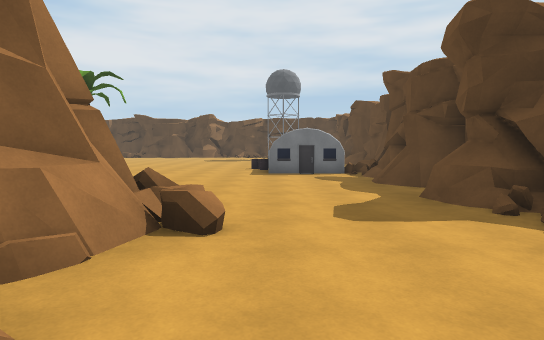
view 1 (above)

19 first-person views from a walk through a 3-D level made in the Unity game engine. The camera is 1.5 m above the floor, tilts 4° down and sees 75° across. The floor is counted in squares, 2 m on a side. Each view is taken from the middle of a square. On the plan, view 1 faces up. The plan holds only what a view shows up to about 11 squares ahead; the rest is blank. The place goes on beyond the plan.

view 2
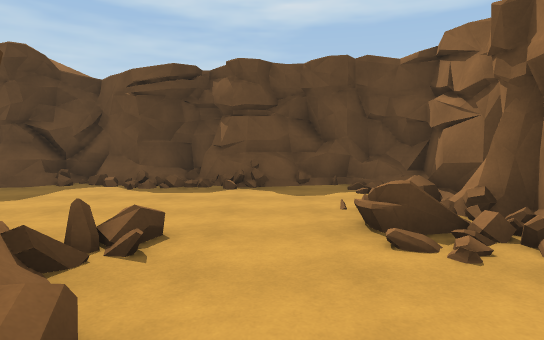

view 3
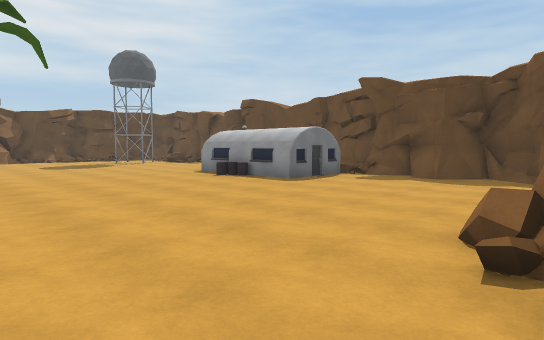

view 4
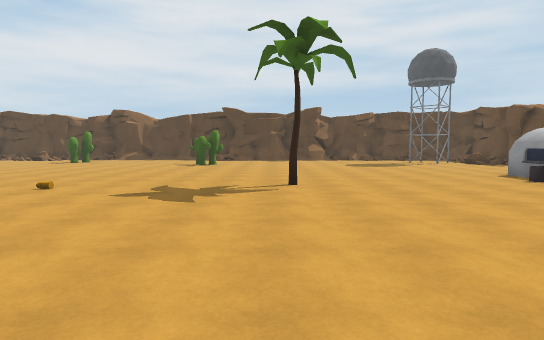

view 5
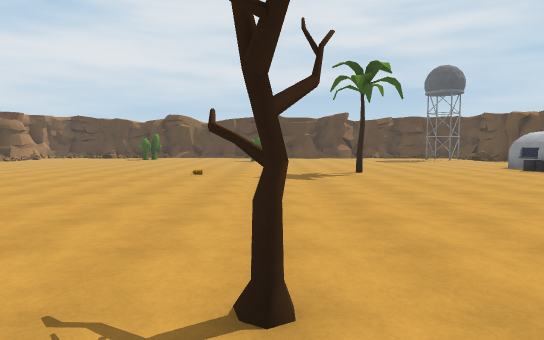

view 6
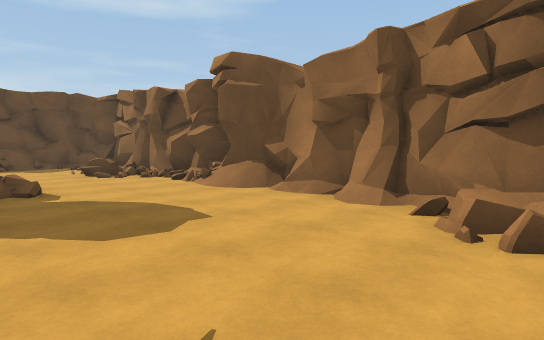

view 7
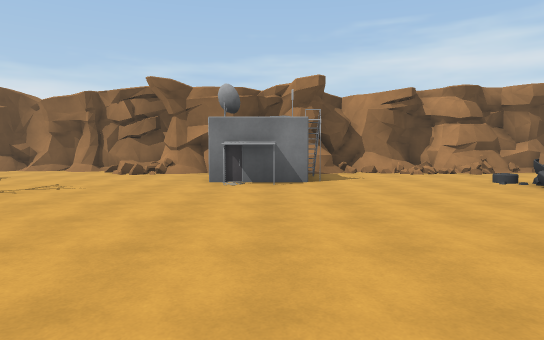

view 8
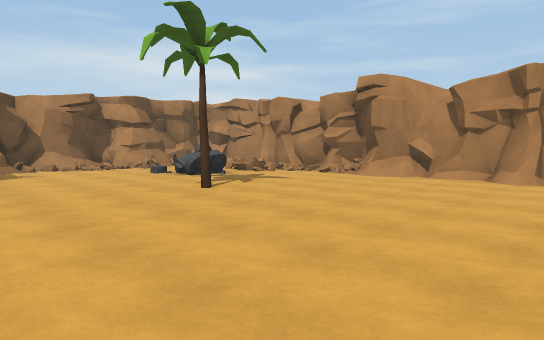

view 9
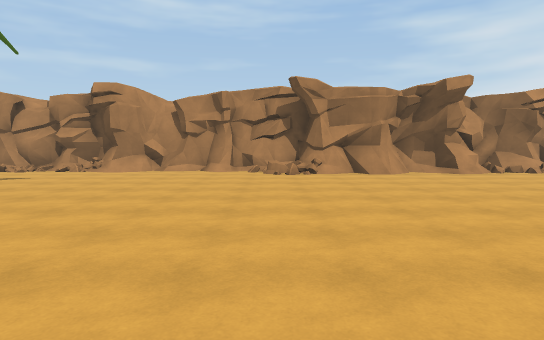

view 10
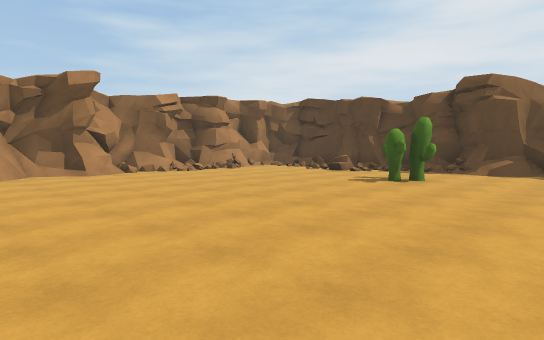

view 11
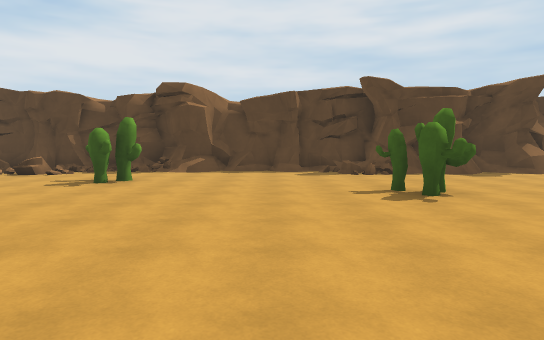

view 12
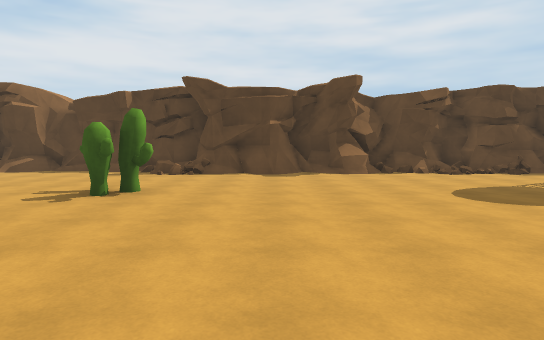

view 13
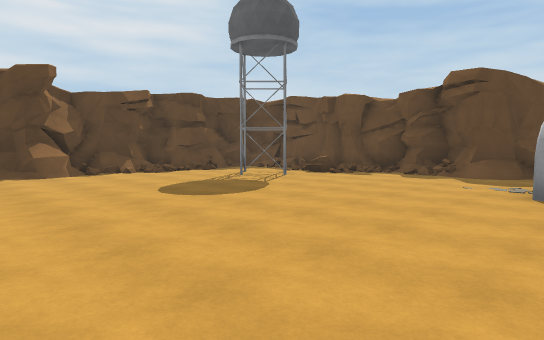

view 14
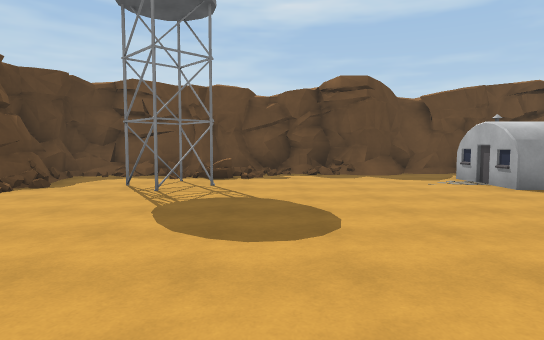

view 15
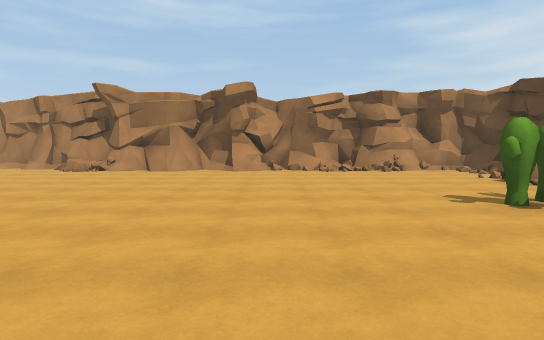

view 16
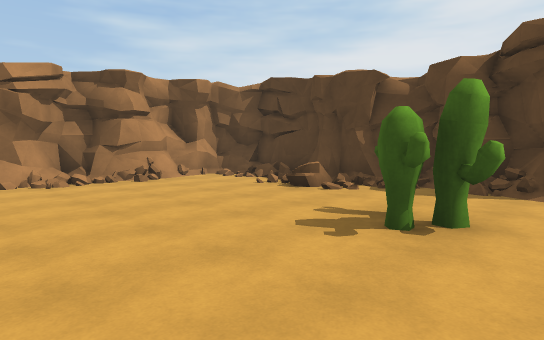

view 17
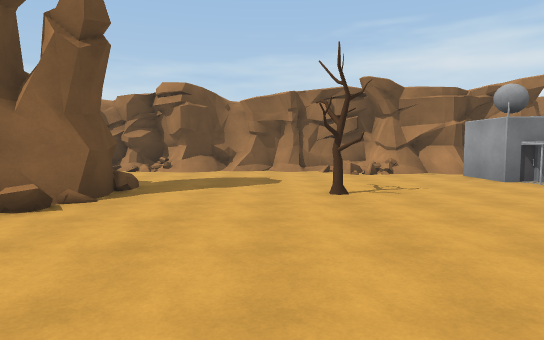

view 18
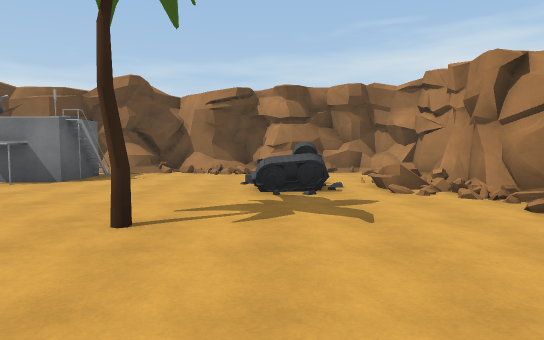

view 19
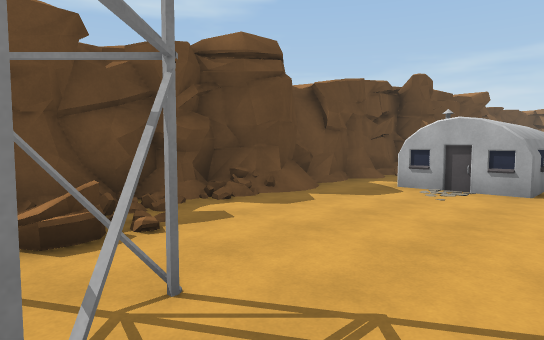

### Floor plan
Key: @ floor where view 1 was taken; # wall or solid block; . main floor; : floor 0.25 m higher than the main floor; / step, stairs or slope; = window, fence, low wall or low ledge; T tree; B building; A tank; C cactus.
Columns run from 22 left of view 1 to 4 right of it. Each row starts with its distance up from view 1.
 23      ##########
 22  ######//////#############
 21  #.. =/......=..=.....=..#
 20  #.....CC................#
 19  #=....CC.............####
 18  ##..........CC........#=##
 17  #............C........./##
 16  #......................./#
 15  #......................./#
 14  #......................./#
 13  #=...................BB./#
 12  #....................BBB/#
 11 ##..............T.....BB /#
 10 ##=.........:.........BBB##
  9 #/.......................##
  8 #/.......................#
  7 #/......................=#
  6 #/.......................#
  5 #/...T.............=/....#
  4 #/................=##/...#
  3 ##/...........T...####...#
  2 ##=AA.............###....#
  1  # A.....BB.......##.=..=#
  0  #......BBB...........@..#
 -1  #..=.....B..=....../= ..#
 -2  #############//////######
 -3             ##########

Positions as (right, up) in squares from view 1, and headings:
1: (0, 0), facing up
2: (-4, 0), facing right
3: (-6, 4), facing up-right
4: (-6, 4), facing up
5: (-8, 1), facing up
6: (-10, 2), facing down-right
7: (-13, 8), facing down
8: (-13, 10), facing down-left
9: (-11, 10), facing left
10: (-11, 12), facing up-left
11: (-11, 12), facing up
12: (-6, 12), facing up
13: (-6, 12), facing up-right
14: (-6, 17), facing right
15: (-10, 16), facing left
16: (-13, 16), facing up-left
17: (-7, 8), facing down
18: (-18, 8), facing down
19: (-1, 19), facing down-right
